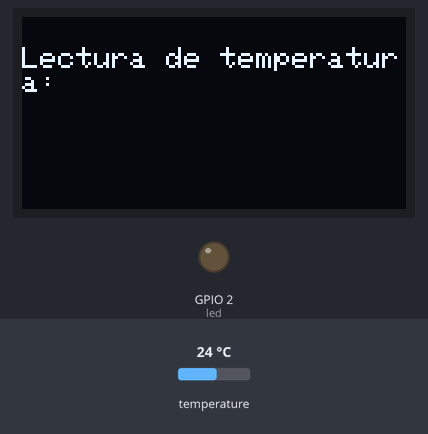
A sketch run on a simulated ESP32. On the bench: 128×64 one-colour display, output pins drawn as LEDs (lit = HIGH). Inputs (shaded band) come from the test bench; at power-on: temperature 24 °C.

Above: at 2.1 s.
At 3.6 s:
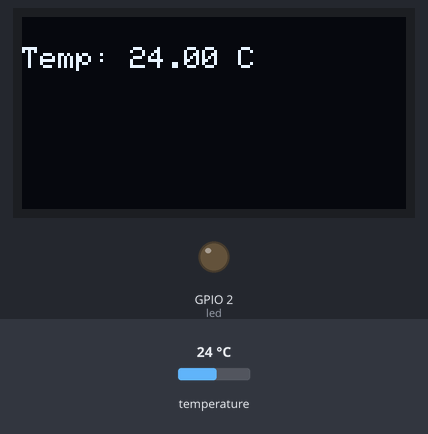
3.7 s: temperature set to 26 °C
At 4.9 s:
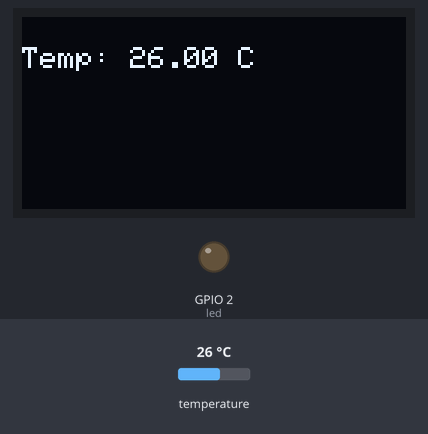
5.6 s: temperature set to 29 °C
At 7.2 s:
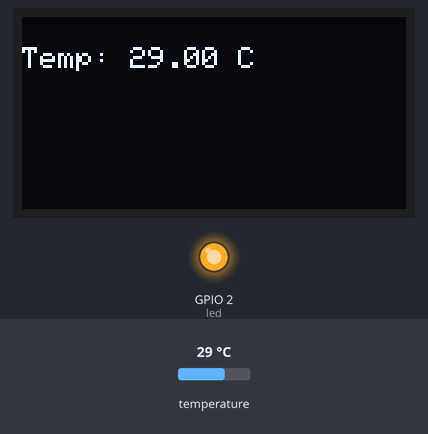
7.6 s: temperature set to 12 °C
At 9.6 s:
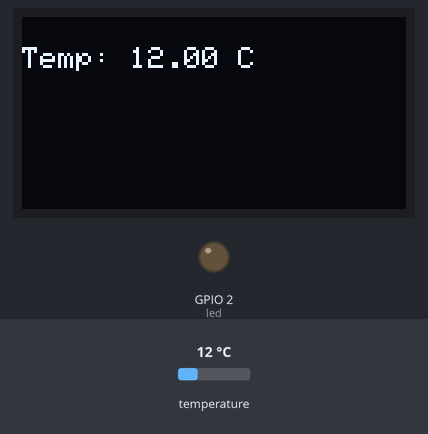
Timing chart, 0 to 11.1 s (numbered marks = the images above; inputs shaded):
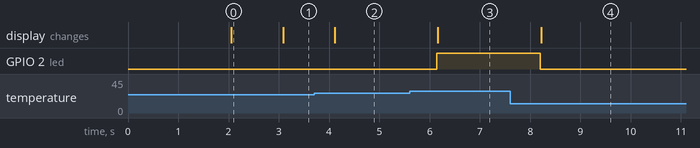

Measured:
- the behaviour switches between 27 and 28 °C on temperature (found by bisection; images 2 and 3)
- after the input at 3.7 s, the display: changes after 0.41 s (image 2)
- after the input at 5.6 s, GPIO 2 (led): LOW → HIGH after 0.54 s; the display: changes after 0.57 s (image 3)
- after the input at 7.6 s, GPIO 2 (led): HIGH → LOW after 0.60 s; the display: changes after 0.62 s (image 4)
- what the display in image 0 shows lasts 1.0 s, from 2.1 s to 3.1 s

The sketch:

TP2_EJ3.ino
```cpp
//Nomberg, Sapir, Schlez
#include <Wire.h>
#include <Adafruit_GFX.h>
#include <Adafruit_SSD1306.h>
#include <Adafruit_Sensor.h>
#include <DHT.h>
#include <DHT_U.h>

#define SCREEN_WIDTH 128
#define SCREEN_HEIGHT 64

#define SDA_PIN 21
#define DHTPIN 23
#define SCL_PIN 22
int led = 2;
#define DHTTYPE DHT11
DHT_Unified dht(DHTPIN, DHTTYPE);

uint32_t delayMS;

Adafruit_SSD1306 display(SCREEN_WIDTH, SCREEN_HEIGHT, &Wire, -1);

void setup() {
  Serial.begin(9600);
pinMode(led , OUTPUT);
  dht.begin();

  sensor_t sensor;
  dht.temperature().getSensor(&sensor);

  delayMS = sensor.min_delay / 1000;

  Wire.begin(SDA_PIN, SCL_PIN);

  if (!display.begin(SSD1306_SWITCHCAPVCC, 0x3C)) {
    Serial.println(F("SSD1306 allocation failed"));
    for(;;);
  }

  delay(2000);
  display.clearDisplay();

  display.setTextSize(1);
  display.setTextColor(WHITE);
  display.setCursor(0, 10);
  display.println("Lectura de temperatura:");
  display.display();
}

void loop() {
  delay(delayMS);

  sensors_event_t event;
  dht.temperature().getEvent(&event);

  if (isnan(event.temperature)) {
    display.clearDisplay();
    display.setCursor(0, 10);
    display.println("Error leyendo temperatura");
  }
  else {
    display.clearDisplay();
    display.setCursor(0, 10);
    display.print("Temp: ");
    display.print(event.temperature);
    display.println(" C");
  }
  if(event.temperature >= 28){
    digitalWrite(led, HIGH);
  } else
  {
    digitalWrite(led, LOW);}

  display.display();
}
```
